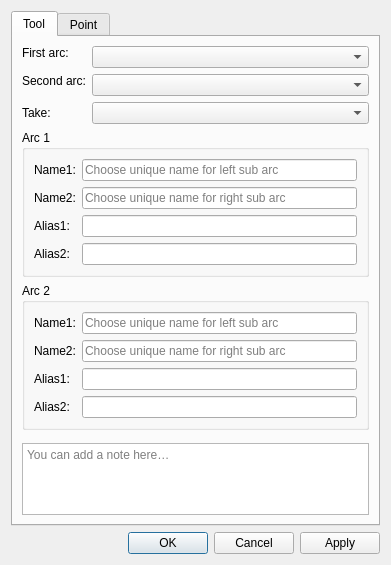
<?xml version="1.0" encoding="UTF-8"?>
<ui version="4.0">
 <class>DialogPointOfIntersectionArcs</class>
 <widget class="QDialog" name="DialogPointOfIntersectionArcs">
  <property name="geometry">
   <rect>
    <x>0</x>
    <y>0</y>
    <width>391</width>
    <height>556</height>
   </rect>
  </property>
  <property name="windowTitle">
   <string>Tool point of intersetion arcs</string>
  </property>
  <property name="windowIcon">
   <iconset resource="../../../vmisc/share/resources/icon.qrc">
    <normaloff>:/icon/64x64/icon64x64.png</normaloff>:/icon/64x64/icon64x64.png</iconset>
  </property>
  <layout class="QVBoxLayout" name="verticalLayout">
   <item>
    <widget class="QTabWidget" name="tabWidget">
     <property name="currentIndex">
      <number>0</number>
     </property>
     <widget class="QWidget" name="tab">
      <attribute name="title">
       <string>Tool</string>
      </attribute>
      <layout class="QVBoxLayout" name="verticalLayout_3">
       <item>
        <layout class="QFormLayout" name="formLayout">
         <item row="0" column="0">
          <widget class="QLabel" name="labelArc1">
           <property name="sizePolicy">
            <sizepolicy hsizetype="Fixed" vsizetype="Fixed">
             <horstretch>0</horstretch>
             <verstretch>0</verstretch>
            </sizepolicy>
           </property>
           <property name="text">
            <string>First arc:</string>
           </property>
          </widget>
         </item>
         <item row="0" column="1">
          <widget class="QComboBox" name="comboBoxArc1"/>
         </item>
         <item row="1" column="0">
          <widget class="QLabel" name="labelArc2">
           <property name="sizePolicy">
            <sizepolicy hsizetype="Fixed" vsizetype="Fixed">
             <horstretch>0</horstretch>
             <verstretch>0</verstretch>
            </sizepolicy>
           </property>
           <property name="text">
            <string>Second arc:</string>
           </property>
          </widget>
         </item>
         <item row="1" column="1">
          <widget class="QComboBox" name="comboBoxArc2"/>
         </item>
         <item row="2" column="0">
          <widget class="QLabel" name="label">
           <property name="text">
            <string>Take:</string>
           </property>
          </widget>
         </item>
         <item row="2" column="1">
          <widget class="QComboBox" name="comboBoxResult"/>
         </item>
        </layout>
       </item>
       <item>
        <widget class="QGroupBox" name="groupBox">
         <property name="title">
          <string>Arc 1</string>
         </property>
         <layout class="QGridLayout" name="gridLayout">
          <item row="3" column="0">
           <widget class="QLabel" name="labelArc1Alias2">
            <property name="text">
             <string>Alias2:</string>
            </property>
           </widget>
          </item>
          <item row="3" column="1">
           <widget class="QLineEdit" name="lineEditArc1Alias2">
            <property name="clearButtonEnabled">
             <bool>true</bool>
            </property>
           </widget>
          </item>
          <item row="0" column="0">
           <widget class="QLabel" name="labelArc1Name1">
            <property name="text">
             <string>Name1:</string>
            </property>
           </widget>
          </item>
          <item row="2" column="1">
           <widget class="QLineEdit" name="lineEditArc1Alias1">
            <property name="clearButtonEnabled">
             <bool>true</bool>
            </property>
           </widget>
          </item>
          <item row="2" column="0">
           <widget class="QLabel" name="labelArc1Alias1">
            <property name="text">
             <string>Alias1:</string>
            </property>
           </widget>
          </item>
          <item row="1" column="0">
           <widget class="QLabel" name="labelArc1Name2">
            <property name="text">
             <string>Name2:</string>
            </property>
           </widget>
          </item>
          <item row="0" column="1">
           <widget class="QLineEdit" name="lineEditArc1Name1">
            <property name="placeholderText">
             <string>Choose unique name for left sub arc</string>
            </property>
           </widget>
          </item>
          <item row="1" column="1">
           <widget class="QLineEdit" name="lineEditArc1Name2">
            <property name="placeholderText">
             <string>Choose unique name for right sub arc</string>
            </property>
           </widget>
          </item>
         </layout>
        </widget>
       </item>
       <item>
        <widget class="QGroupBox" name="groupBox_2">
         <property name="title">
          <string>Arc 2</string>
         </property>
         <layout class="QGridLayout" name="gridLayout_2">
          <item row="2" column="1">
           <widget class="QLineEdit" name="lineEditArc2Alias1">
            <property name="clearButtonEnabled">
             <bool>true</bool>
            </property>
           </widget>
          </item>
          <item row="0" column="1">
           <widget class="QLineEdit" name="lineEditArc2Name1">
            <property name="placeholderText">
             <string>Choose unique name for left sub arc</string>
            </property>
           </widget>
          </item>
          <item row="3" column="1">
           <widget class="QLineEdit" name="lineEditArc2Alias2">
            <property name="clearButtonEnabled">
             <bool>true</bool>
            </property>
           </widget>
          </item>
          <item row="2" column="0">
           <widget class="QLabel" name="labelArc2Alias1">
            <property name="text">
             <string>Alias1:</string>
            </property>
           </widget>
          </item>
          <item row="3" column="0">
           <widget class="QLabel" name="labelArc2Alias2">
            <property name="text">
             <string>Alias2:</string>
            </property>
           </widget>
          </item>
          <item row="1" column="1">
           <widget class="QLineEdit" name="lineEditArc2Name2">
            <property name="placeholderText">
             <string>Choose unique name for right sub arc</string>
            </property>
           </widget>
          </item>
          <item row="0" column="0">
           <widget class="QLabel" name="labelArc2Name1">
            <property name="text">
             <string>Name1:</string>
            </property>
           </widget>
          </item>
          <item row="1" column="0">
           <widget class="QLabel" name="labelArc2Name2">
            <property name="text">
             <string>Name2:</string>
            </property>
           </widget>
          </item>
         </layout>
        </widget>
       </item>
       <item>
        <layout class="QHBoxLayout" name="notesSeparatorLayout">
         <property name="leftMargin"><number>33</number></property>
         <property name="rightMargin"><number>33</number></property>
         <item>
          <widget class="QFrame" name="notesSeparator">
           <property name="minimumSize"><size><width>0</width><height>1</height></size></property>
           <property name="maximumSize"><size><width>16777215</width><height>1</height></size></property>
          </widget>
         </item>
        </layout>
       </item>
       <item>
        <widget class="QPlainTextEdit" name="plainTextEditToolNotes">
         <property name="placeholderText"><string>You can add a note here…</string></property>
         <property name="maximumSize"><size><width>16777215</width><height>100</height></size></property>
        </widget>
       </item>
      </layout>
     </widget>
     <widget class="QWidget" name="tab_2">
      <attribute name="title">
       <string>Point</string>
      </attribute>
      <layout class="QFormLayout" name="formLayoutPoint">
       <property name="fieldGrowthPolicy">
        <enum>QFormLayout::ExpandingFieldsGrow</enum>
       </property>
       <item row="0" column="0">
        <widget class="QLabel" name="labelEditNamePoint">
         <property name="sizePolicy">
          <sizepolicy hsizetype="Fixed" vsizetype="Fixed">
           <horstretch>0</horstretch>
           <verstretch>0</verstretch>
          </sizepolicy>
         </property>
         <property name="text">
          <string>Point name:</string>
         </property>
        </widget>
       </item>
       <item row="0" column="1">
        <widget class="QLineEdit" name="lineEditNamePoint">
         <property name="toolTip">
          <string>Unique label</string>
         </property>
         <property name="placeholderText">
          <string>Choose unique label</string>
         </property>
        </widget>
       </item>
      </layout>
     </widget>
    </widget>
   </item>
   <item>
    <widget class="QDialogButtonBox" name="buttonBox">
     <property name="orientation">
      <enum>Qt::Orientation::Horizontal</enum>
     </property>
     <property name="standardButtons">
      <set>QDialogButtonBox::StandardButton::Apply|QDialogButtonBox::StandardButton::Cancel|QDialogButtonBox::StandardButton::Ok</set>
     </property>
    </widget>
   </item>
  </layout>
 </widget>
 <resources>
  <include location="../../../vmisc/share/resources/icon.qrc"/>
 </resources>
 <connections>
  <connection>
   <sender>buttonBox</sender>
   <signal>accepted()</signal>
   <receiver>DialogPointOfIntersectionArcs</receiver>
   <slot>accept()</slot>
   <hints>
    <hint type="sourcelabel">
     <x>248</x>
     <y>254</y>
    </hint>
    <hint type="destinationlabel">
     <x>157</x>
     <y>274</y>
    </hint>
   </hints>
  </connection>
  <connection>
   <sender>buttonBox</sender>
   <signal>rejected()</signal>
   <receiver>DialogPointOfIntersectionArcs</receiver>
   <slot>reject()</slot>
   <hints>
    <hint type="sourcelabel">
     <x>316</x>
     <y>260</y>
    </hint>
    <hint type="destinationlabel">
     <x>286</x>
     <y>274</y>
    </hint>
   </hints>
  </connection>
 </connections>
</ui>
